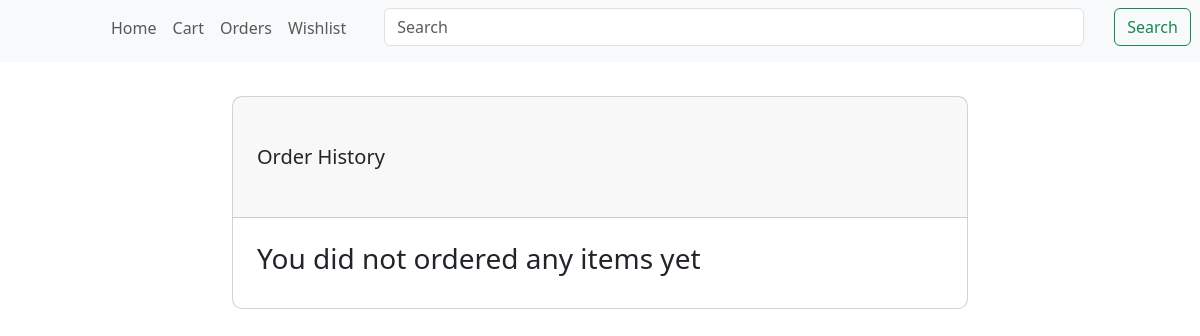
Page /home/orders/ (signed in) on the earlier database version.
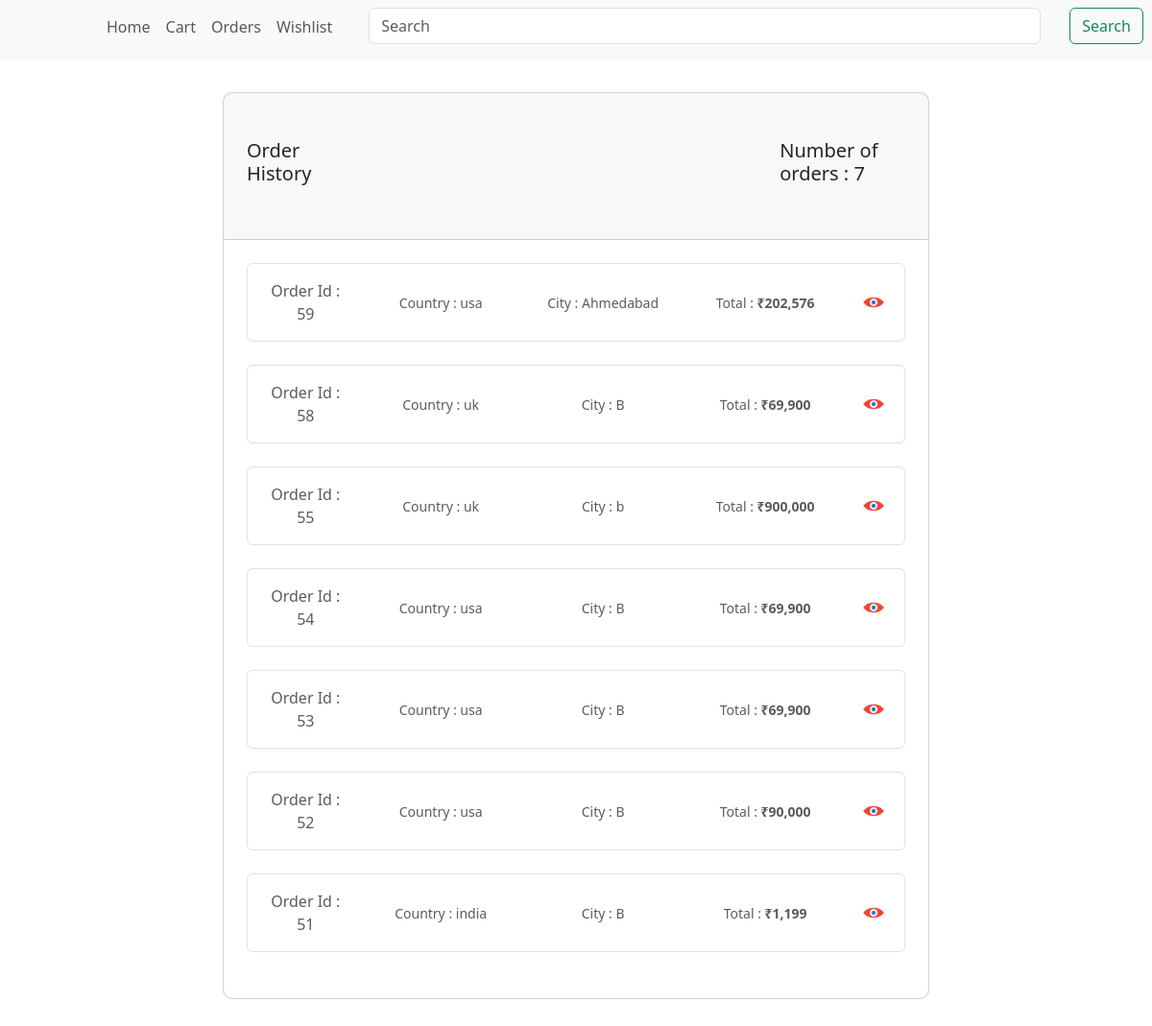
Same page on the later database version.
### home/models.py (models this page shows, shortened)
class Orders(models.Model):
    user = models.ForeignKey(User, on_delete = models.CASCADE)
    order_total = models.IntegerField()
    country = models.CharField(max_length = 30)
    city = models.CharField(max_length = 30)
    district = models.CharField(max_length = 30)
    address = models.CharField(max_length = 50)
    order_date = models.DateTimeField(auto_now_add = True)
    delivery_date = models.DateField()

### home/views.py (the view)
# urls.py: path('orders/',home_views.number_of_orders,name = 'number_of_orders'),
def number_of_orders(request):
    user = request.user
    number_of_orders = Orders.objects.all().filter(user = user).count()
    orders = Orders.objects.all().filter(user = user).order_by('-id')
    return render(request,'home/orders.html',{'number_of_orders':number_of_orders,'orders':orders})

### home/templates/home/orders.html (shortened to what this page needs)
{% extends 'base.html' %}
{% block content %}
<section class="h-100 gradient-custom mt-5">
    {% load static %}
    {% load humanize %}
    <div class="container py-5 h-100">
      <div class="row d-flex justify-content-center align-items-center h-100">
        <div class="col-lg-10 col-xl-8">
          <div class="card" style="border-radius: 10px;">
            <div class="card-header px-4 py-5" style="display: flex;">
              <h5 class=" mb-0">Order History</h5>
              {% if number_of_orders != 0 %}
              <h5 style = "margin-left: 470px;">Number of orders : {{number_of_orders}}</h5>
              {% endif %}
            </div>
            <div class="card-body p-4">
              {% for order in orders %}
              <div class="card shadow-0 border mb-4">
                <div class="card-body">
                  <div class="row">
                    <div class="col-md-2 text-center d-flex justify-content-center align-items-center">
                      <p class="text-muted mb-0">Order Id : {{order.id}}</p>
                    </div>
                    <div class="col-md-3 text-center d-flex justify-content-center align-items-center">
                      <p class="text-muted mb-0 small">Country : {{order.country}}</p>
                    </div>
                    <div class="col-md-3 text-center d-flex justify-content-center align-items-center">
                        <p class="text-muted mb-0 small">City : {{order.city}}</p>
                    </div>
                    <div class="col-md-3 text-center d-flex justify-content-center align-items-center">
                        <p class="text-muted mb-0 small">Total : <b>₹{{order.order_total|intcomma}}</b></p>
                    </div>
                    <div class="col-md-1 text-center d-flex justify-content-center align-items-center">
                        <a href="{% url 'orders' order.id %}" style = "text-decoration: none;"><img src="{% static 'home/images/views.jpg' %}" height="30px" width = "30px" ></a>
                    </div>
                  </div>
                </div>
              </div>
              {% empty %}
              <h3>You did not ordered any items yet</h3>
              {% endfor %}
          </div>
        </div>
      </div>
    </div>
</section>
{% endblock content %}

Differences in the rows shown:
added Orders: id "59", country "usa", city "Ahmedabad", order_total "202,576"
added Orders: id "58", country "uk", city "B", order_total "69,900"
added Orders: id "55", country "uk", city "b", order_total "900,000"
added Orders: id "54", country "usa", city "B", order_total "69,900"
added Orders: id "53", country "usa", city "B", order_total "69,900"
added Orders: id "52", country "usa", city "B", order_total "90,000"
added Orders: id "51", country "india", city "B", order_total "1,199"
Other differences:
{{ number_of_orders }}: (not shown) → "7"
text no longer shown: "You did not ordered any items yet"
text now shown: "Number of orders :"
